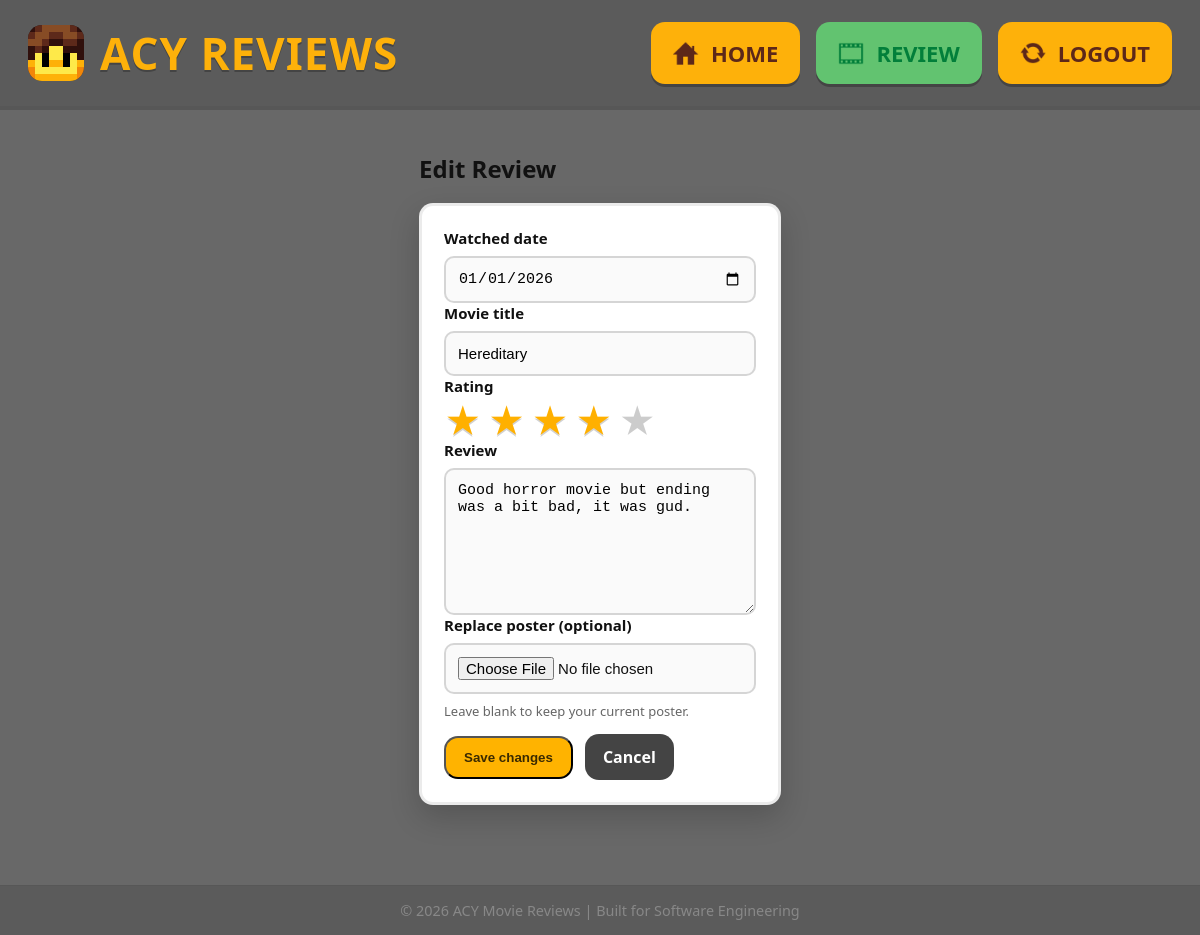
/review/38/edit (signed in), run on an earlier commit of the app's database.
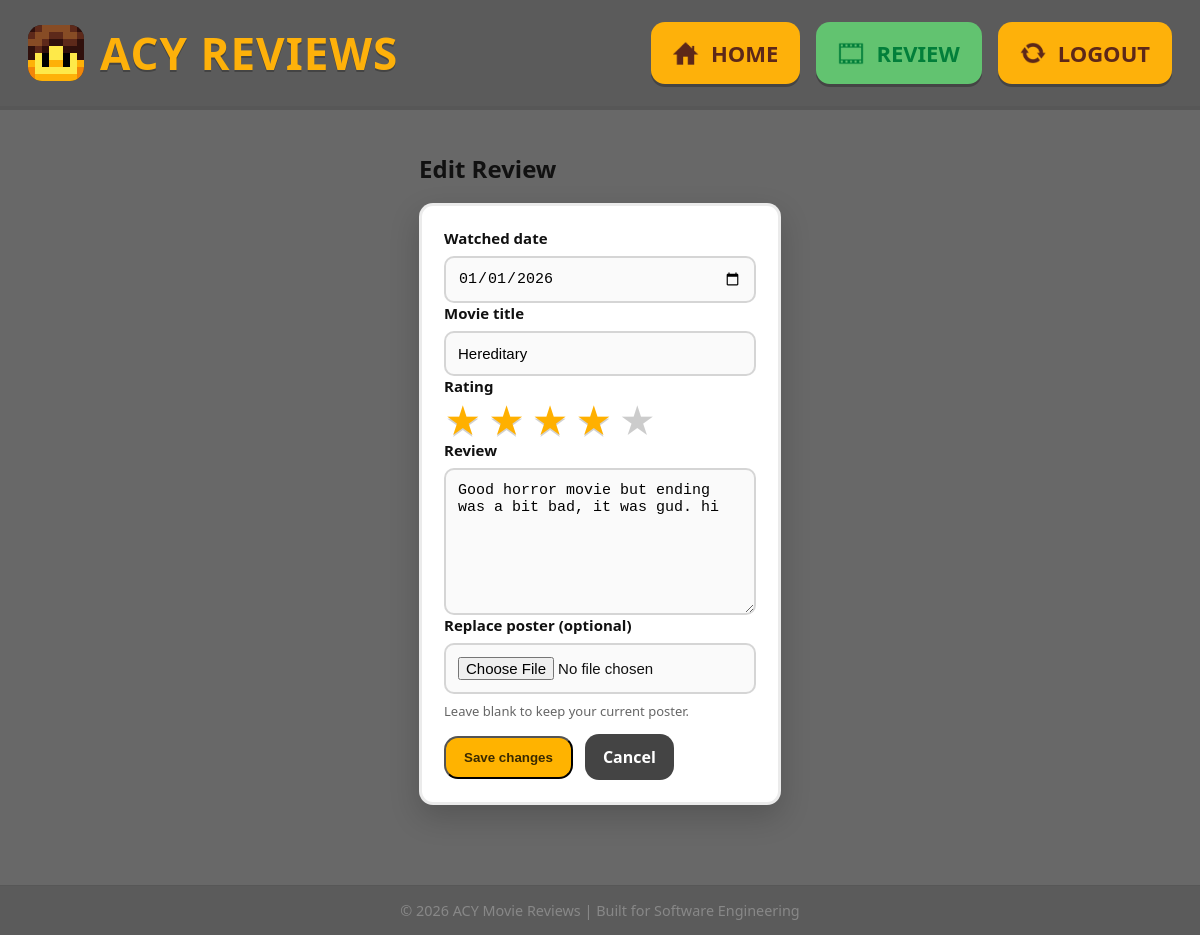
And on a later commit of the database.
### tables this page shows
CREATE TABLE Reviews (
    id INTEGER PRIMARY KEY AUTOINCREMENT,
    user_id INTEGER,
    review_date TEXT NOT NULL,
    rating INTEGER,
    movie_title TEXT NOT NULL,
    review_text TEXT, poster_filename TEXT, poster_url TEXT,
    FOREIGN KEY (user_id) REFERENCES Users(id) );

### main.py (the view, shortened to what this page needs)
@app.route("/review/<int:review_id>/edit", methods=["GET", "POST"])
def edit_review(review_id):
    if not session.get("id"):
        return redirect("/login")
    conn = db.GetDB()
    review = conn.execute("""
        SELECT * FROM Reviews
        WHERE id = ? AND user_id = ?
    """, (review_id, session["id"])).fetchone()
    if review is None:
        conn.close()
        abort(403)
    conn.close()
    return render_template("edit.html", review=review)

### db.py (called while the page is built)
def GetDB():
    db = sqlite3.connect(".database/gtg.db")
    db.row_factory = sqlite3.Row
    return db

### templates/edit.html (shortened to what this page needs)
{% extends "base.html" %}
{% block content %}
<div class="page">
  <h2 class="page-title">Edit Review</h2>
  <form method="post" enctype="multipart/form-data" class="form-card">
    <div class="form-grid">
      <div class="field">
        <label for="review_date">Watched date</label>
        <input type="date" name="review_date" id="review_date"
               value="{{ review['review_date'] }}" required>
      </div>
      <div class="field">
        <label for="movie_title">Movie title</label>
        <input type="text" name="movie_title" id="movie_title"
               value="{{ review['movie_title'] }}" required placeholder="e.g. Blade Runner">
      </div>
      <div class="field field-full">
        <label>Rating</label>
        <div class="star-rating">
          <label for="estar5" title="5 stars">★</label>
          <label for="estar4" title="4 stars">★</label>
          <label for="estar3" title="3 stars">★</label>
          <label for="estar2" title="2 stars">★</label>
          <label for="estar1" title="1 star">★</label>
        </div>
      </div>
      <div class="field field-full">
        <label for="review_text">Review</label>
        <textarea name="review_text" id="review_text" rows="7" required>{{ review['review_text'] }}</textarea>
      </div>
      <div class="field field-full">
        <label for="poster">Replace poster (optional)</label>
        <input type="file" name="poster" id="poster" accept="image/*">
        <p class="helptext">Leave blank to keep your current poster.</p>
      </div>
    </div>
    <div class="form-actions">
      <button type="submit" class="primary-btn">Save changes</button>
      <a href="/" class="secondary-btn">Cancel</a>
    </div>
  </form>
</div>
{% endblock %}

What changed in the data, as far as the page shows it:
changed Reviews "Hereditary": review_text "Good horror movie but ending was a bit bad, it was gud." → "Good horror movie but ending was a bit bad, it was gud. hi"
